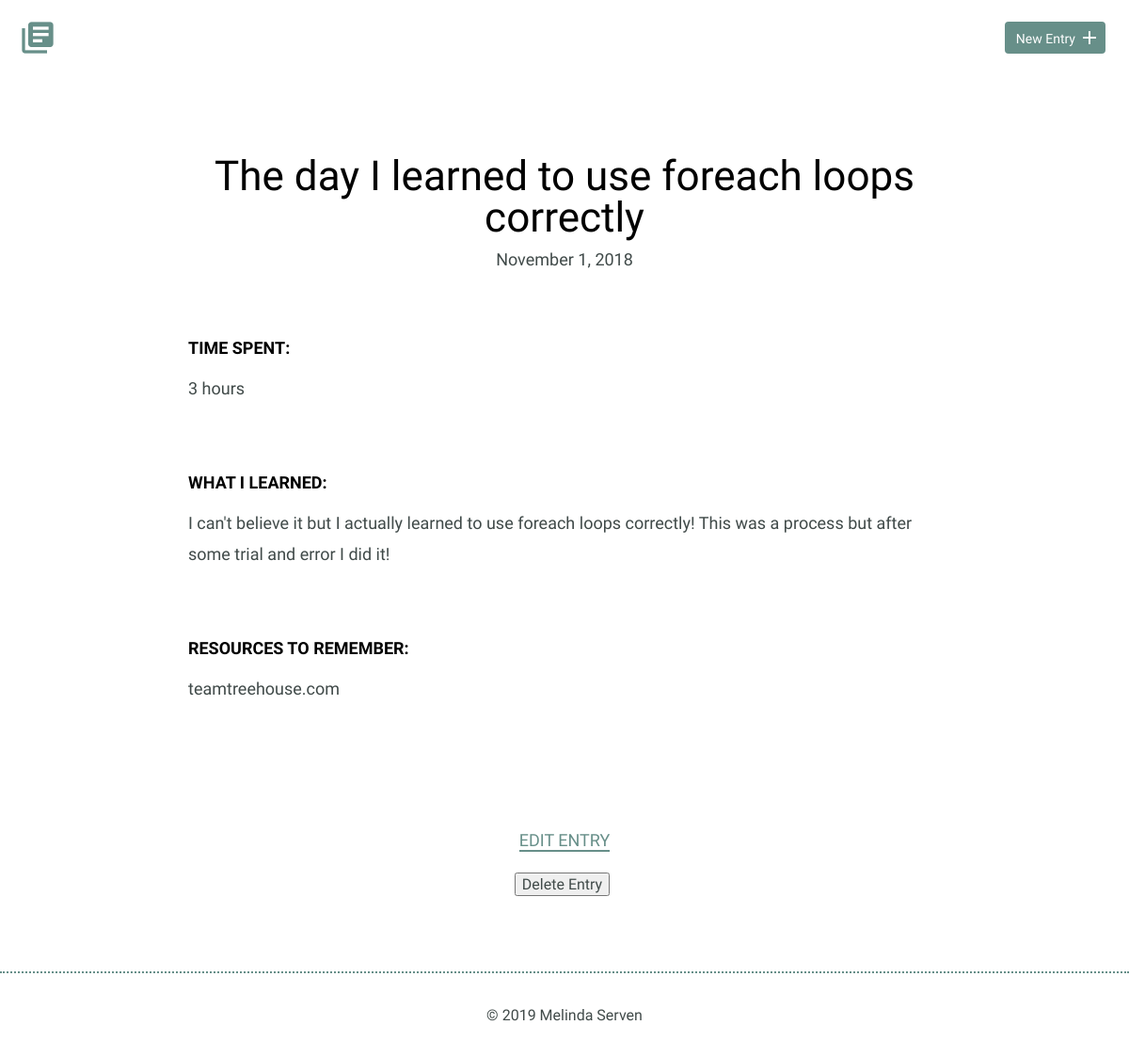
Screenshot of /detail.php?id=3 with the database file from the repository.
### tables this page shows
CREATE TABLE "entries" (
	`id`	INTEGER,
	`title`	TEXT,
	`date`	TEXT,
	`time_spent`	INTEGER,
	`learned`	BLOB,
	`resources`	BLOB,
	PRIMARY KEY(`id`)
);

### inc/functions.php (called while the page is built, shortened)
<?php
function getDetailedEntry($id){
  include("connection.php");
  try{
    $results = $db->prepare("SELECT * FROM entries WHERE id = ?");
    $results->bindValue(1,$id,PDO::PARAM_INT);
    $results->execute();
  } catch (Exception $e){
    echo "Unable to retrieve results.";
    exit;
  }
  $entries = $results->fetch(PDO::FETCH_ASSOC);
  return $entries;
}
?>

### detail.php (the view, shortened to what this page needs)
<?php
include 'inc/header.php';
include 'inc/functions.php';
$id = trim(filter_input(INPUT_GET,'id', FILTER_SANITIZE_NUMBER_INT));
$entry = getDetailedEntry($id);
?>
        <section>
            <div class="container">
                <div class="entry-list single">
                    <article>
                        <h1><?php echo htmlspecialchars_decode($entry['title']); ?></h1>
                        <time datetime="<?php echo $entry['date']; ?>">
                          <?php echo date('F j, Y', strtotime($entry['date'])); ?>
                        </time>
                        <div class="entry">
                            <h3>Time Spent: </h3>
                            <p><?php echo htmlspecialchars_decode($entry['time_spent']); ?></p>
                        </div>
                        <div class="entry">
                            <h3>What I Learned:</h3>
                            <p><?php echo htmlspecialchars_decode($entry['learned']); ?></p>
                        </div>
                        <div class="entry">
                            <h3>Resources to Remember:</h3>
                            <p><?php echo htmlspecialchars_decode($entry['resources']); ?></p>
                        </div>
                    </article>
                </div>
            </div>
            <div class="edit">
              <p><a href="edit.php?id=<?php echo $id ?>">Edit Entry</a></p>
              <form method='post' action='detail.php?id=<?php echo $id ?>' onsubmit="return confirm('Are you sure you want to delete this project?');">
                  <input type='submit' class='button--delete' value='Delete Entry' />
              </form>
          </div>
        </section>
<?php include 'inc/footer.php'; ?>

### css/site.css (style rules this page uses)
body { font-size: 16px; color: #404a49; font-family: 'Cousine', serif; font-weight: 400; }
.container { margin: 0 auto; padding: 0 25px; }
h1, h2, h3 { margin: 0; font-weight: 400; line-height: 1em; color: #000; }
h1 { font-size: 44px; margin-bottom: 12px; }
h3 { font-size: 18px; font-family: 'Work Sans', serif; font-weight: 600; text-transform: uppercase; }
p { line-height: 1.8em; font-size: 18px; }
p a { border-bottom: 2px solid #678f89; padding: 0; color: #678f89; text-decoration: none; }
.entry-list, .edit-entry, .new-entry { max-width: 800px; margin: 0 auto; padding: 70px 0 150px 0; }
.entry-list article { margin-bottom: 70px; text-align: center; }
.entry-list article:last-child { margin-bottom: 0; }
.entry-list.single { padding-bottom: 70px; }
.entry-list.single time { font-size: 18px; }
.entry { max-width: 800px; margin: 75px auto 0 auto; text-align: left; }
.entry p { margin-bottom: 40px; }
.edit { padding-bottom: 80px; text-align: center; margin: 0 auto; }
.edit a { font-weight: 400; text-transform: uppercase; font-size: 18px; }
input[type=submit] { margin-right: 5px; }

### rows the page displays
entries: title "The day I learned to use foreach loops correctly", date "November 1, 2018", time_spent "3 hours", learned "I can't believe it but I actually learned to use foreach loops correctly! This was a process but after some trial and error I did it!", resources "teamtreehouse.com"
